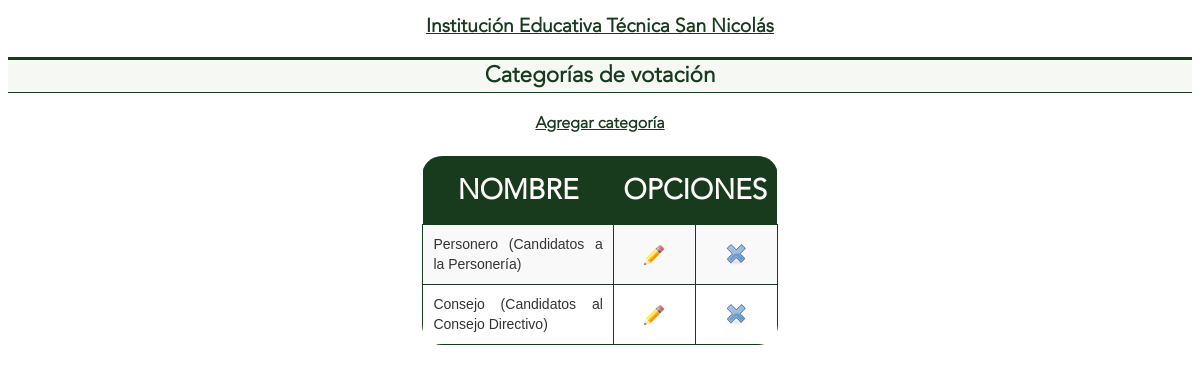
The page /administrador/categorias.php (signed in) on the database its author committed.
### tables this page shows
CREATE TABLE IF NOT EXISTS `general` (
  `id` int(11) NOT NULL AUTO_INCREMENT,
  `institucion` varchar(100) NOT NULL,
  `descripcion` varchar(100) NOT NULL,
  `activo` varchar(1) NOT NULL,
  `clave` varchar(1) NOT NULL,
  PRIMARY KEY (`id`)
);

CREATE TABLE IF NOT EXISTS `categorias` (
  `id` int(11) NOT NULL AUTO_INCREMENT,
  `nombre` varchar(100) NOT NULL,
  `descripcion` varchar(100) NOT NULL,
  PRIMARY KEY (`id`)
);

### administrador/categorias.php (the view, shortened to what this page needs)
<?php
$link=conectarse();
$estado=mysqli_query($link, "select * from general");
$leer= mysqli_fetch_array($estado);
if(isset($_COOKIE['VotaDatAdmin'])) {
	echo '<!DOCTYPE html PUBLIC "-//W3C//DTD XHTML 1.0 Transitional//EN" "http://www.w3.org/TR/xhtml1/DTD/xhtml1-transitional.dtd">';
	echo '<html>';
	echo '<head>	<meta charset="UTF-8"><link rel="icon" href="./../iconos/EscudoColegio.png" type="image/png">
';
	echo '<link href="../estilo.css
" rel="stylesheet" type="text/css" />';
	echo '</head>';
	echo '<body>';
	echo '<h1>'.$leer['institucion'].'</h1>';
	echo '<h2>Categorías de votación</h2>';
	echo '<div align="center">';
	if((isset($_GET['agrega']))and($_GET['agrega']=="ok")) {
		echo '<form name="addcat" action="categorias.php" method="post">';
	        echo '<table>';
	        echo '<tr>';
	        echo '<td style="text-align:right;"><label for="nombre_cat">';
	        echo '<strong>Nombre:</strong>';
	        echo '</label></td>';
	        echo '<td><input type="text" name="nombre_cat" size="30" maxlength="50" title="Escriba el nombre de la categoria" />';
	        echo '</td></tr>';
	        echo '<tr>';
	        echo '<td style="text-align:right;"><label for="descripcion_cat">';
	        echo '<strong>Descripción:</strong>';
	        echo '</label></td>';
	        echo '<td><input type="text" name="descripcion_cat" size="30" maxlength="50" title="Escriba la Descripción de la categoría" />';
	        echo '</td></tr>';
	        echo '<tr><td class="cen" colspan="2"><input type="submit" name="envia_categoria" value="Guardar" title="Agregar categoría" />&nbsp&nbsp&nbsp&nbsp';
		echo '<input type="button" name="Cancel" value="Cancelar" onclick="window.location =\'categorias.php\' "/></td></tr>';
		echo '</form></table>';
	}
	else {
		echo '<div class=cen>';
		echo '<strong><a href="categorias.php?agrega=ok" title="Agregar categoría">Agregar categoría</a></strong>';
		echo '</div>';
	}
	echo '<br /><table>';
	echo '<thead><tr><th>NOMBRE</th><th colspan="2">OPCIONES</th></tr></thead>';
	$resp=mysqli_query($link, sprintf("select * from categorias order by id"));
	while($row = mysqli_fetch_array($resp)) {
			echo '<tr>';
			echo '<td>'.$row['nombre'].' ('.$row['descripcion'].')</td>';
			echo '<td class="cen"><a href="categorias.php?id='.md5($row['id']).'&editar=ok" title="Editar categoría"><img src="../iconos/lapiz.png" border="0" width="20px" border="0" alt="Editar" /></a></td>';
			echo '<td class="cen"><a href="categorias.php?id='.md5($row['id']).'&elimina=0" title="Borrar categoría"><img src="../iconos/delete.png" border="0" alt="Borrar" /></a></td></tr>';
	}
	echo '</table><br />';
	echo '</div>';
	echo '</body>';
	echo '</html>';
}
else {
	include_once("encabezado.html");
      	echo '<table>';
        echo '<tr><td class="cen"><strong>Su sesión ha finalizado, por favor vuelva a ingresar al sistema</strong></td></tr>';
        echo '</table></div></body></html>';
}
?>

### estilo.css (style rules this page uses)
* { font-family: Avenir; }
a:link, a:visited { color: #183a1d; font-family: Avenir; }
h1 { color: #183a1d; font-size: 1em; font-family: Avenir; text-decoration: underline; text-align: center; font-size: larger; }
h2 { color: #183a1d; text-align: center; font-size: 1.4em; border-top: 3px solid #183a1d; border-bottom: 1px solid #183a1d; background-color: #F6F8F3; padding: 0 20px 2px 20px; font-family: Avenir; }
table { margin: 0 auto; text-align: left; width: 30%; border-collapse: collapse; border: none; border-radius: 20px; overflow: hidden; }
thead th { background-color: #183a1d; color: #fffdfd; font-size: 28px; font-weight: bold; padding: 15px 10px; text-align: center; }
tbody tr:nth-child(odd) { background-color: #f9f9f9; }
tbody th, tbody td { font-size: 14px; font-family: 'Arial', sans-serif; color: #333; padding: 10px; border: 1px solid #183a1d; text-align: justify; }
.cen { text-align: center; transition: all 0.3s ease-in; }
tbody th, td { font-size: 0.8em; line-height: 1.4em; font-family: Avenir; color: #000; padding: 10px 7px; border-top: 1px solid #ffc400bb; border-right: 1px solid #DDDDDD; text-align: justify; }
:root { accent-color: #183a1d; }

### rows shown on the page
general: institucion "Institución Educativa Técnica San Nicolás"
categorias: nombre "Personero", descripcion "Candidatos a la Personería"
categorias: nombre "Consejo", descripcion "Candidatos al Consejo Directivo"
